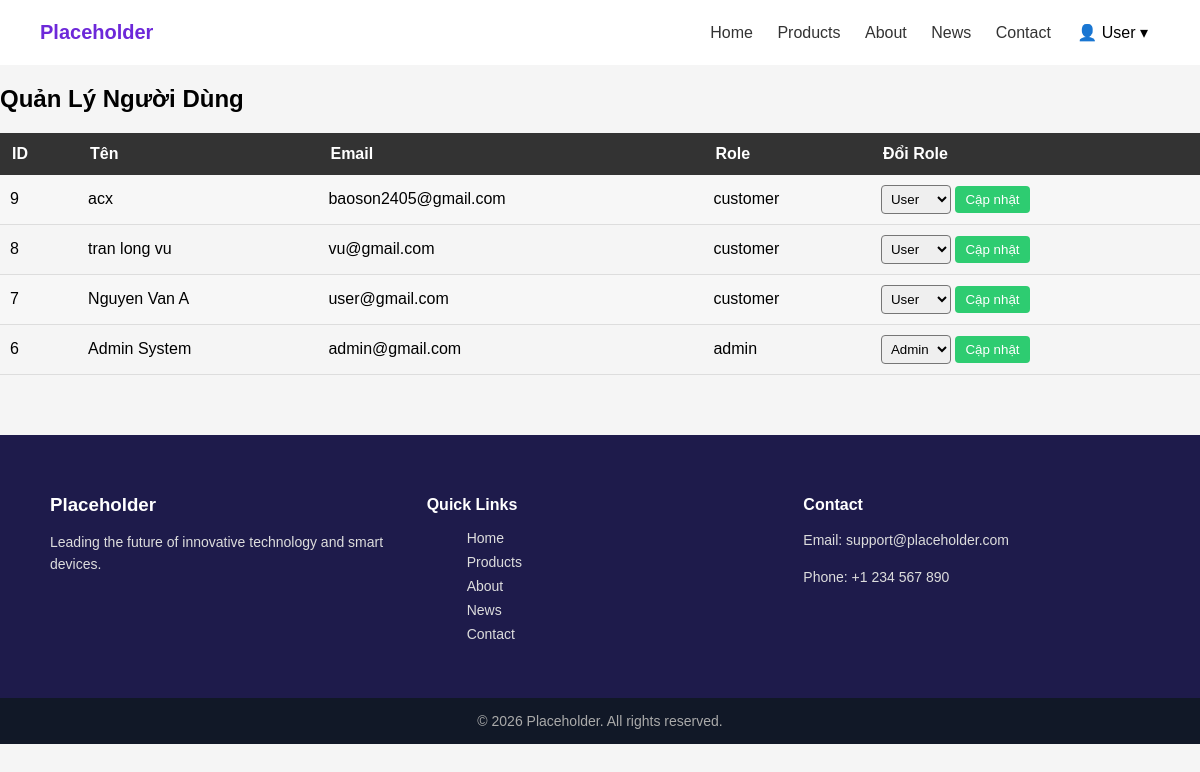
The page /index.php?controller=admin&action=users (signed in) on the database its author committed.
### tables this page shows
CREATE TABLE `users` (
  `user_id` int(11) NOT NULL,
  `fullname` varchar(100) NOT NULL,
  `email` varchar(100) NOT NULL,
  `password` varchar(255) NOT NULL,
  `phone` varchar(15) DEFAULT NULL,
  `address` text DEFAULT NULL,
  `role` enum('admin','customer') DEFAULT 'customer',
  `created_at` timestamp NULL DEFAULT current_timestamp()
);

### app/controllers/AdminController.php (called while the page is built, shortened)
<?php
require_once "app/models/User.php";
class AdminController {
    public function users() {
        $userModel = new User();
        $users = $userModel->getAllUsers();
        require_once "app/views/admin/profile.php";
    }
}

### app/models/User.php (called while the page is built, shortened)
<?php
require_once __DIR__ . "/../../config/database.php";
class User {
    private $conn;
    public function __construct() {
        $database = new Database();
        $this->conn = $database->getConnection();
    }
public function getAllUsers()
{
    $sql = "SELECT * FROM users ORDER BY user_id DESC";
    $result = mysqli_query($this->conn, $sql);
    $users = [];
    while ($row = mysqli_fetch_assoc($result)) {
        $users[] = $row;
    }
    return $users;
}
}

### config/database.php (called while the page is built)
<?php
class Database {
    private $host = "localhost";
    private $username = "admin";
    private $password = "123456";
    private $dbname = "tech-shop";
    public function getConnection() {
        return mysqli_connect(
            $this->host,
            $this->username,
            $this->password,
            $this->dbname
        );
    }
}

### app/views/admin/profile.php (the view, shortened to what this page needs)
<!DOCTYPE html>
<html>
<head>
    <link rel="stylesheet" href="/assets/css/main.css">
</head>
<body>
<header class="navbar">
    <div class="logo">Placeholder</div>
    <nav>
        <a href="index.php?controller=home">Home</a>
        <a href="index.php?controller=products">Products</a>
        <a href="index.php?controller=pages&action=about">About</a>
        <a href="index.php?controller=news">News</a>
        <a href="index.php?controller=pages&action=contact">Contact</a>
        <div class="user-dropdown">
    <button class="user-btn">👤 User ▾</button>
</div>
    </nav>
</header>
<body>
<section class="admin-users">
<h2 class="admin-title">Quản Lý Người Dùng</h2>
<table class="admin-table">
<tr>
    <th>ID</th>
    <th>Tên</th>
    <th>Email</th>
    <th>Role</th>
    <th>Đổi Role</th>
</tr>
<?php foreach ($users as $user): ?>
<tr>
<td><?= $user['user_id'] ?></td>
<td><?= $user['fullname'] ?></td>
<td><?= $user['email'] ?></td>
<td><?= $user['role'] ?></td>
<td>
<form method="POST" action="index.php?controller=admin&action=changeRole">
<select name="role">
<option value="user" <?= $user['role']=='user'?'selected':'' ?>>User</option>
<option value="admin" <?= $user['role']=='admin'?'selected':'' ?>>Admin</option>
</select>
<button type="submit">Cập nhật</button>
</form>
</td>
</tr>
<?php endforeach; ?>
</table>
</section>
<footer class="footer">
    <div class="footer-container">
        <div class="footer-col">
            <h3>Placeholder</h3>
            <p>Leading the future of innovative technology and smart devices.</p>
        </div>
        <div class="footer-col">
            <h4>Quick Links</h4>
            <ul>
                <a href="<?= BASE_URL ?>index.php?controller=home">Home</a>
                <a href="<?= BASE_URL ?>index.php?controller=products">Products</a>
                <a href="<?= BASE_URL ?>index.php?controller=pages&action=about">About</a>
                <a href="<?= BASE_URL ?>index.php?controller=news">News</a>
                <a href="<?= BASE_URL ?>index.php?controller=pages&action=contact">Contact</a>
            </ul>
        </div>
        <div class="footer-col">
            <h4>Contact</h4>
            <p>Email: support@placeholder.com</p>
            <p>Phone: +1 234 567 890</p>
        </div>
    </div>
    <div class="footer-bottom">
        © 2026 Placeholder. All rights reserved.
    </div>
</footer>
</body>
</html>

### assets/css/main.css (style rules this page uses)
body { margin: 0; font-family: Arial, sans-serif; background: #f5f5f5; }
.navbar { display: flex; justify-content: space-between; align-items: center; padding: 15px 40px; background: white; }
.logo { font-weight: bold; font-size: 20px; color: #6d28d9; }
nav a { margin: 0 10px; text-decoration: none; color: #333; }
footer { background: #1e1b4b; color: white; padding-top: 40px; margin-top: 60px; }
.footer-container { display: grid; grid-template-columns: repeat(auto-fit, minmax(220px, 1fr)); gap: 30px; padding: 0 50px 40px; }
.footer-col h3, .footer-col h4 { margin-bottom: 15px; }
.footer-col p { font-size: 14px; line-height: 1.6; color: #ddd; }
.footer-col a { display: block; text-decoration: none; color: #ddd; margin-bottom: 8px; font-size: 14px; }
.footer-bottom { text-align: center; padding: 15px; background: #111827; font-size: 14px; color: #aaa; }
.user-dropdown { position: relative; display: inline-block; }
.user-btn { background: none; border: none; font-size: 16px; cursor: pointer; padding: 8px 12px; }
.admin-table { width: 100%; border-collapse: collapse; margin-top: 20px; font-family: Arial, sans-serif; }
.admin-table th { background: #333; color: white; padding: 12px; text-align: left; }
.admin-table td { padding: 10px; border-bottom: 1px solid #ddd; }
.admin-table tr:nth-child(even) { background: #f7f7f7; }
.admin-table select { padding: 5px; border-radius: 4px; }
.admin-table button { padding: 6px 10px; border: none; background: #2ecc71; color: white; border-radius: 4px; cursor: pointer; }
.admin-title { font-size: 24px; margin-bottom: 10px; }

### rows shown on the page
users: user_id "9", fullname "acx", email "baoson2405@gmail.com", role "customer"
users: user_id "8", fullname "tran long vu", email "vu@gmail.com", role "customer"
users: user_id "7", fullname "Nguyen Van A", email "user@gmail.com", role "customer"
users: user_id "6", fullname "Admin System", email "admin@gmail.com", role "admin", role "Admin"
